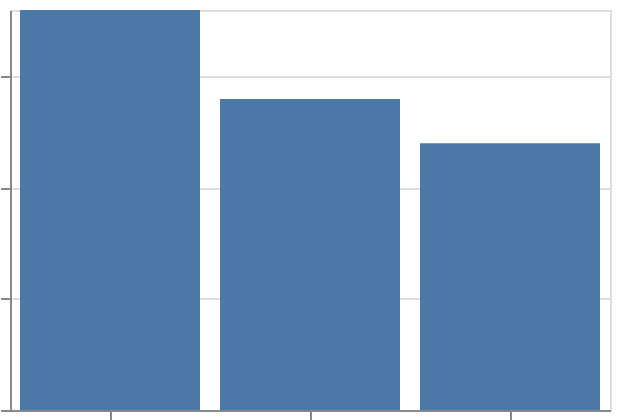

Express this chart as Vega-Lite.
### Vega-Lite specification from a JSON file in a GitHub repository (floating-point values rounded to 4 significant figures)
{"$schema": "https://vega.github.io/schema/vega-lite/v6.json", "padding": 5, "autosize": "none", "width": 300, "height": 200, "data": {"name": "table", "values": [{"c": "A", "g": "p", "x": 1, "y": 2, "v": 5, "t": "2024-01-15", "o": {"v": 3}, "IMDB Rating": 6.1, "d": "x1"}, {"c": "B", "g": "q", "x": 2, "y": 4, "v": 9, "t": "2024-02-20", "o": {"v": 7}, "IMDB Rating": 7.4, "d": "x2"}, {"c": "A", "g": "q", "x": 3, "y": 3, "v": 2, "t": "2024-03-05", "o": {"v": 1}, "IMDB Rating": 5.2, "d": "x1"}, {"c": "C", "g": "p", "x": 4, "y": 6, "v": 7, "t": "2024-05-30", "o": {"v": 4}, "IMDB Rating": 8.8, "d": "x3"}, {"c": "B", "g": "p", "x": 5, "y": 5, "v": 4, "t": "2024-07-11", "o": {"v": 9}, "IMDB Rating": 6.9, "d": "x2"}, {"c": "C", "g": "q", "x": 6, "y": 8, "v": 6, "t": "2024-09-02", "o": {"v": 2}, "IMDB Rating": 7.7, "d": "x3"}, {"c": "A", "g": "p", "x": 7, "y": 7, "v": 8, "t": "2024-11-25", "o": {"v": 5}, "IMDB Rating": 4.4, "d": "x1"}, {"c": "B", "g": "q", "x": 8, "y": 9, "v": 3, "t": "2024-12-31", "o": {"v": 8}, "IMDB Rating": 9.1, "d": "x2"}]}, "mark": "bar", "encoding": {"x": {"field": "c", "type": "nominal", "sort": "-y"}, "y": {"field": "y", "type": "quantitative", "aggregate": "sum"}}}
